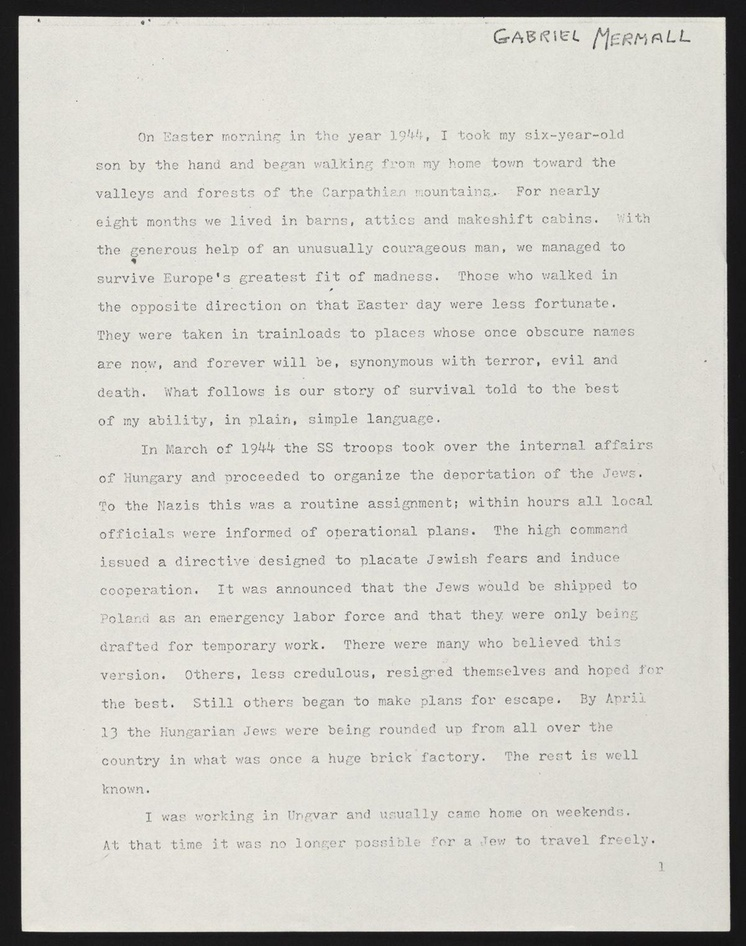
#> input picture My_OCR/data/page_01.jpg, 746 x 946 px, shrunk from 1200 x 1522 before the run, found by its file name
$ python library.py
#> lines starting #> are read from the running program, lines starting #| are printed output that depends on the picture
from PIL import Image


im_file = "D:\Personal Projects\My_OCR\data\page_01.jpg"

im = Image.open(im_file)
#> im is the input picture: PIL image 746x946 RGB; mean R, G, B 205.2, 204, 197.6
im2 = im.rotate(180)
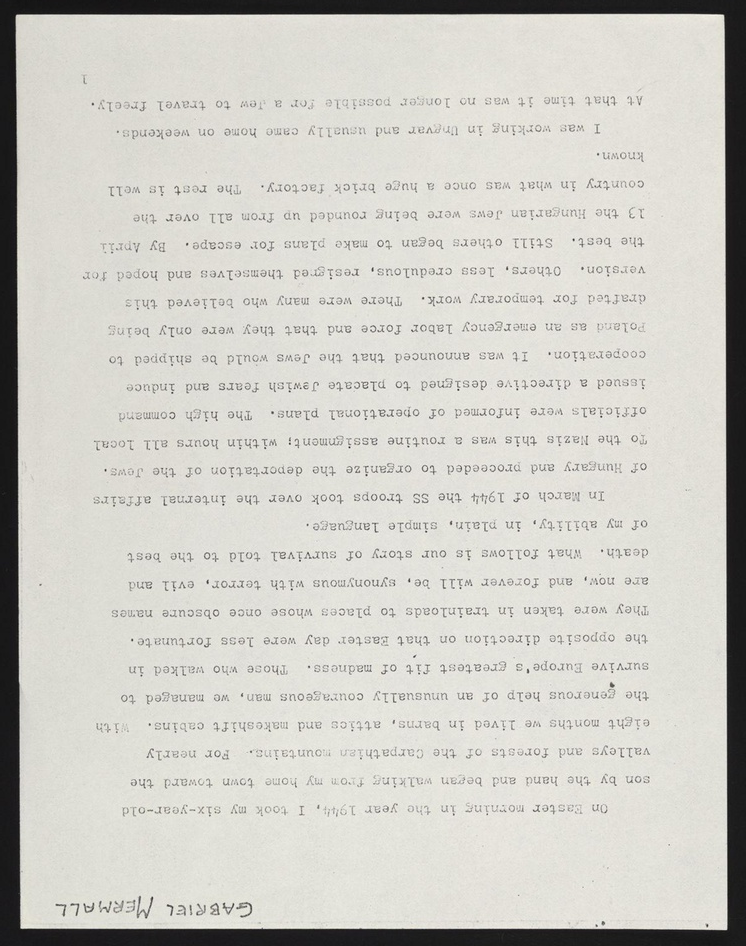
#> im2: PIL image 746x946 RGB; mean R, G, B 205.2, 204, 197.6
im2.save("D:/Personal Projects/My_OCR/data/page_01_rotated.jpg")

$ run again, with My_OCR/data/bw_image.jpg copied over My_OCR/data/page_01.jpg
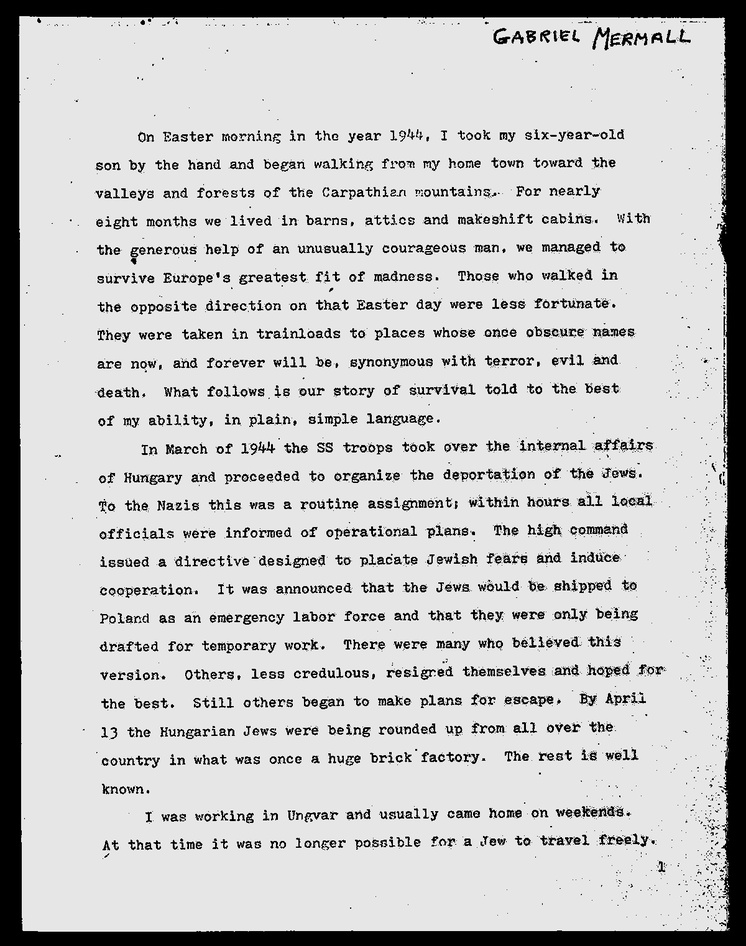
#> input picture My_OCR/data/bw_image.jpg, 746 x 946 px, shrunk from 1200 x 1522 before the run, found by its file name
#> im is the input picture: PIL image 746x946 L; min 0, max 255, mean 196.5
#> `im2 = im.rotate(180)`:
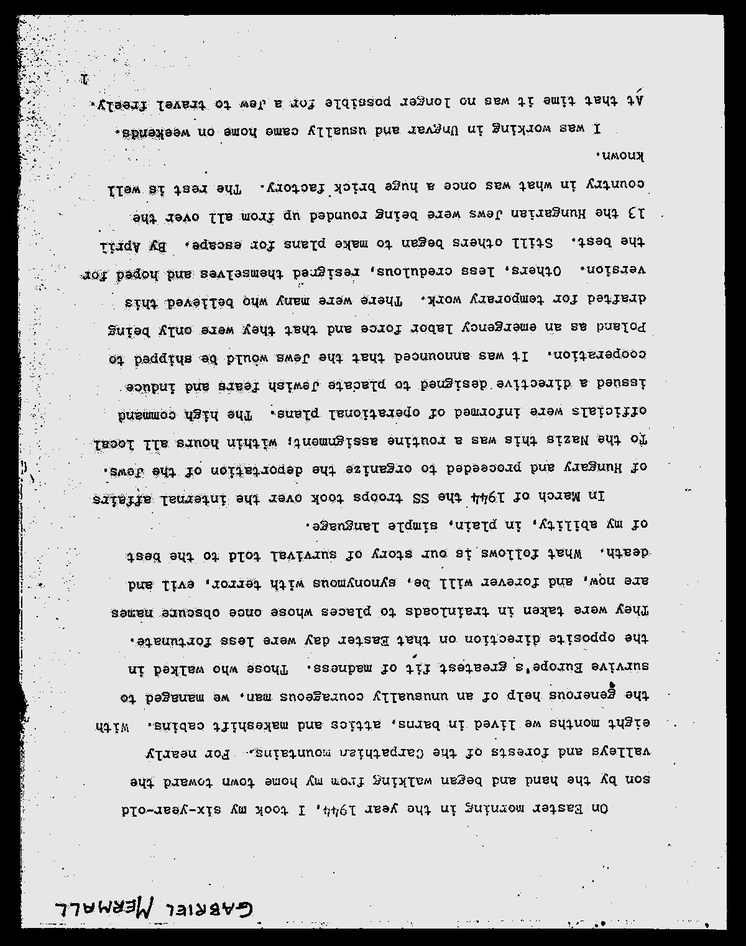
#> im2: PIL image 746x946 L; min 0, max 255, mean 196.5
